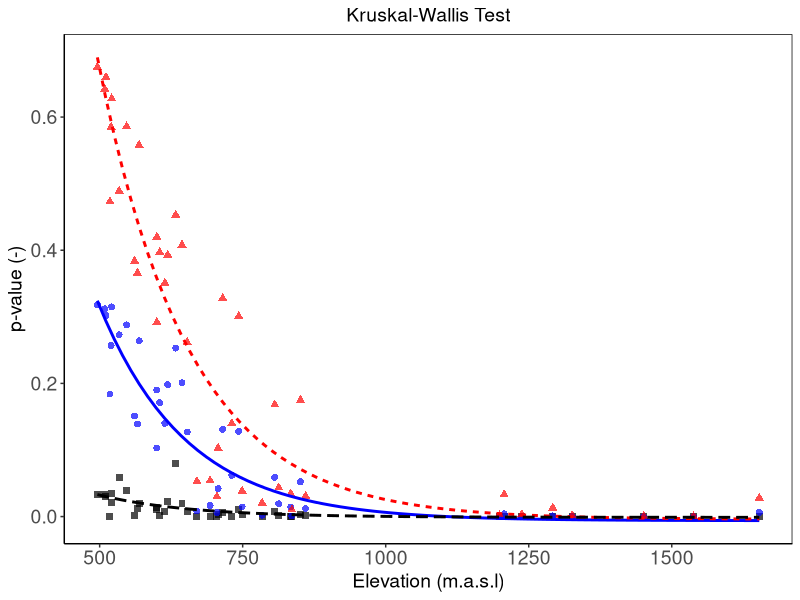

The R source for this figure:
# Proyecto Inundaciones Tena

# Autor: Jorge Hurtado - Pidal
# Fecha: 20 de marzo de 2023

# Fig. 8a. kruskal-Wallis test.

# .................................................................................................

# libraries

{
library(ggplot2)
library(ggpubr)
library(tidyverse)
library(ggtext)
}

# Preparing the environment

cat("\014")       #clean conosle   
rm(list = ls())   #clean environment
graphics.off()    #clean plots

# Load data

data <- read.csv("./Results/datafig.csv"); head(data)

{
kwtr2 <- data %>% select(elev,kwtr2p) %>% mutate (group = "kwtr2")
names(kwtr2) <- c("elev","kwpv","group")

kwtr10 <- data %>% select(elev, kwtr10p) %>% mutate (group = "kwtr10")
names(kwtr10) <- c("elev","kwpv","group")

kwtr100 <- data %>% select(elev, kwtr100p) %>% mutate (group = "kwtr100")
names(kwtr100) <- c("elev","kwpv","group")

kwdata <- rbind(kwtr2,kwtr10,kwtr100)
} 

# .................................................................................................

# grafico ----

formula <- (y ~ SSasymp(x, Asym, R0, lrc))

(f1 <-  ggplot(data=kwdata,mapping=aes(x=elev, y=kwpv, color=group, linetype=group)) + 
   
        geom_point(aes(shape=group), 
                   show.legend=F,size = 2, alpha = 0.7) +
         
        stat_smooth(aes(fill = group, color = group), 
                    method = "nls", formula = formula, se = F,show.legend=F)+
         
        scale_colour_manual(name = "Return Period",
                             breaks = c("kwtr2","kwtr10","kwtr100"),
                             labels = c("Rp2","Rp10","Rp100"),
                             values = c("black","blue","red"))+
      
        labs(x = "Elevation (m.a.s.l)", y = "p-value (-)", 
             title = "Kruskal-Wallis Test", size=5) +
    
        theme(plot.title=element_text(hjust=0.5, size=14),
              axis.title.x = element_text(size = 14),
              axis.text.x = element_text(size = 14),
              axis.text.y = element_text(size = 14),
              axis.title.y = element_text(size = 14),
              panel.background = element_rect(fill = 'white'),
              panel.border = element_rect(colour = "black", fill = NA, size = 0.5),
              axis.line.x = element_line(size = 0.5, color = "black"),
              axis.line.y = element_line(size = 0.5, color = "black"),
              legend.key.size = unit(0.9, 'cm'),
              legend.text = element_text(size=16),
              legend.title = element_text(size=17),
              legend.key = element_rect(fill = "transparent")))
            
        #theme_bw())
        
        
# trash code ..................................